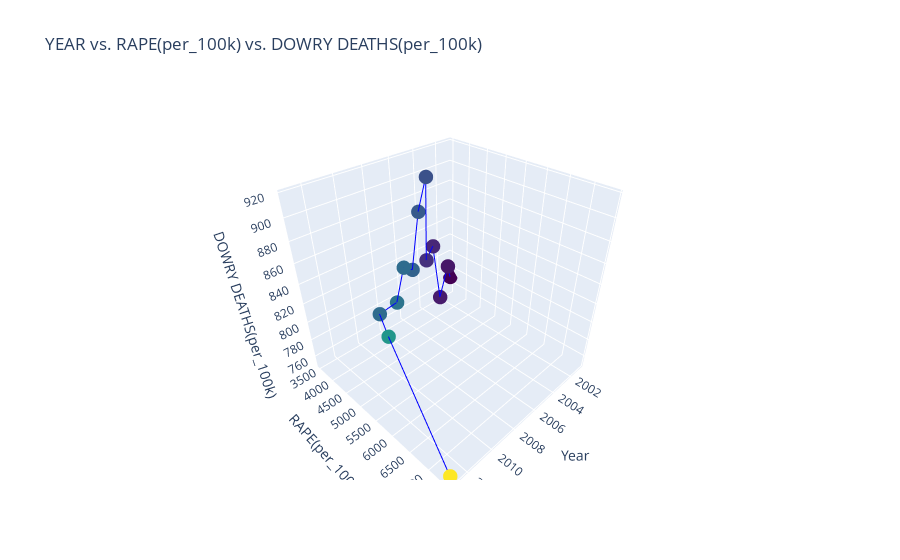

Source (notebook cell):
### Code cell
# Group by year and calculate mean or sum
df_grouped = df.groupby('YEAR').agg({
    'RAPE(per_100k)': 'mean',
    'DOWRY DEATHS(per_100k)': 'mean'
}).reset_index()

# Build 3D line chart
fig = go.Figure(data=[go.Scatter3d(
    x=df_grouped['YEAR'],
    y=df_grouped['RAPE(per_100k)'],
    z=df_grouped['DOWRY DEATHS(per_100k)'],
    mode='lines+markers',
    marker=dict(size=5, color=df_grouped['RAPE(per_100k)'], colorscale='Viridis'),
    line=dict(color='blue')
)])

fig.update_layout(
    title='YEAR vs. RAPE(per_100k) vs. DOWRY DEATHS(per_100k)',
    scene=dict(
        xaxis_title='Year',
        yaxis_title='RAPE(per_100k)',
        zaxis_title='DOWRY DEATHS(per_100k)'
    )
)

fig.show()

### Figure 1 — Plotly figure (JSON) as saved in the notebook; plotly's stock layout.template omitted (floating-point values rounded to 4 significant figures)
{"data": [{"line": {"color": "blue"}, "marker": {"color": [3527.0, 3768.0, 3813.0, 3945.0, 4072.0, 4501.0, 4617.0, 4745.0, 4883.0, 5020.0, 4885.0, 5557.0, 7402.0], "colorscale": [[0, "#440154"], [0.1111, "#482878"], [0.2222, "#3e4989"], [0.3333, "#31688e"], [0.4444, "#26828e"], [0.5556, "#1f9e89"], [0.6667, "#35b779"], [0.7778, "#6ece58"], [0.8889, "#b5de2b"], [1, "#fde725"]], "size": 5}, "mode": "lines+markers", "type": "scatter3d", "x": [2001, 2002, 2003, 2004, 2005, 2006, 2007, 2008, 2009, 2010, 2011, 2012, 2013], "y": [3527.0, 3768.0, 3813.0, 3945.0, 4072.0, 4501.0, 4617.0, 4745.0, 4883.0, 5020.0, 4885.0, 5557.0, 7402.0], "z": [770.0, 794.6, 762.6, 833.0, 825.6, 916.7, 892.9, 846.6, 857.5, 833.3, 825.9, 828.3, 751.9]}], "layout": {"scene": {"xaxis": {"title": {"text": "Year"}}, "yaxis": {"title": {"text": "RAPE(per_100k)"}}, "zaxis": {"title": {"text": "DOWRY DEATHS(per_100k)"}}}, "title": {"text": "YEAR vs. RAPE(per_100k) vs. DOWRY DEATHS(per_100k)"}}}
